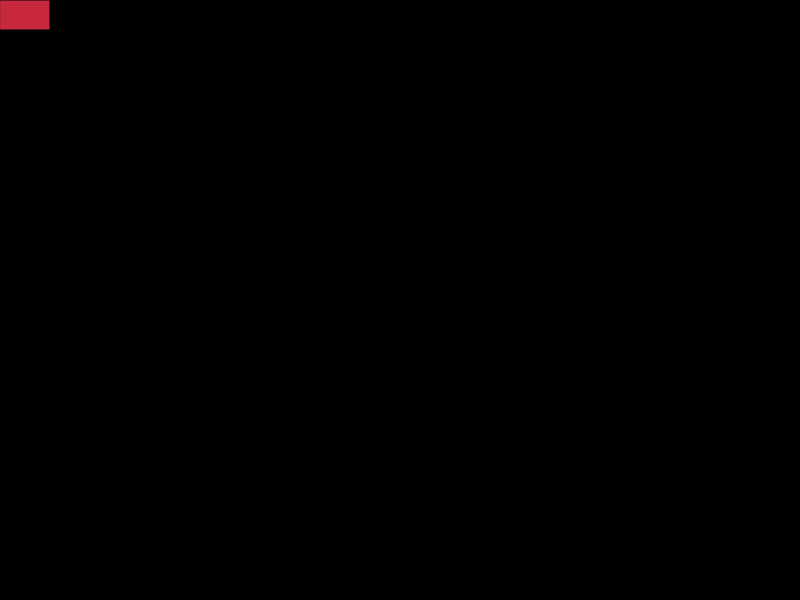
Frame 1 (no input)
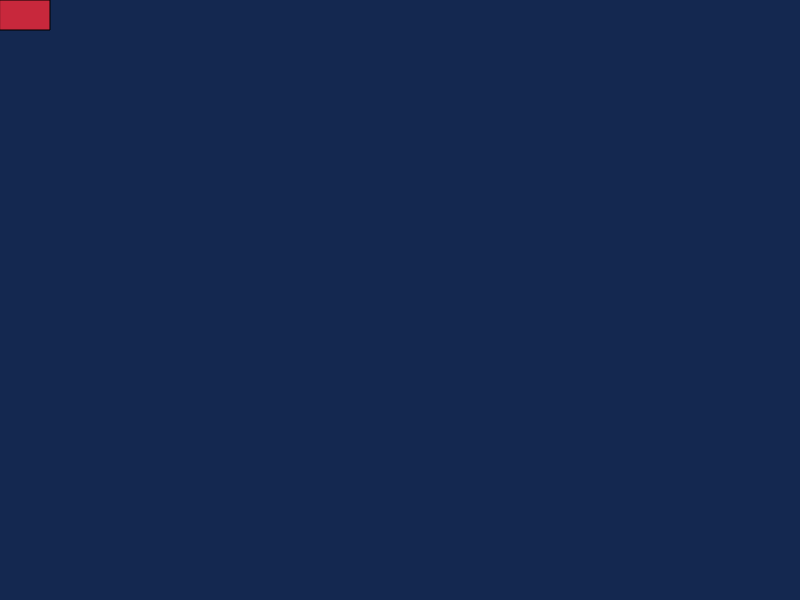
Frame 60 (no input)
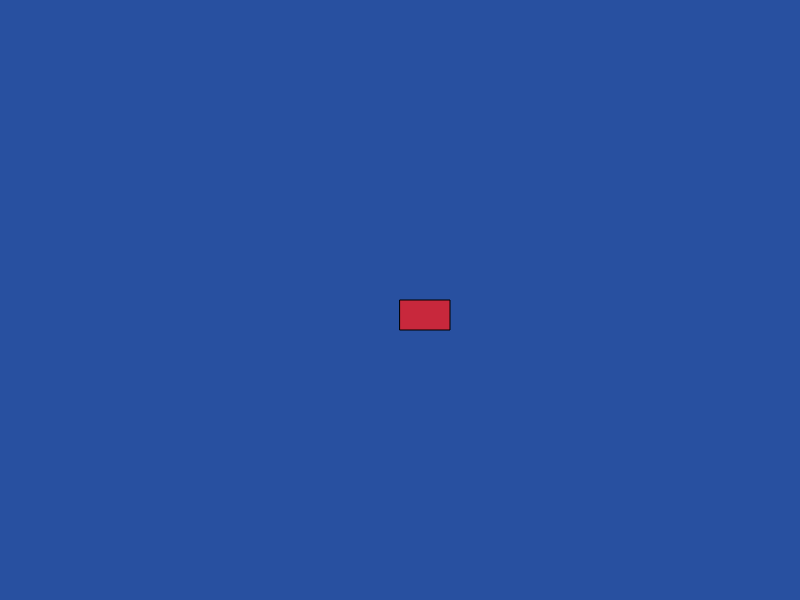
Frame 120 (the mouse pressed at the canvas centre since frame 60)

The p5.js sketch that drew these frames (run headless with seeded random() and noise() and a simulated clock; from frame 60 on, the mouse is pressed at the canvas centre):

// p5.js sketch
// ── sketch.js
var color_r, color_g,color_b, fr;

var rechteck={
  b : 50,
  h : 30
};

function setup() {
  createCanvas(800,600);
  color_r = 0;
  color_g = 0;
  color_b = 0;
  fr = 0;
}

function draw() {
  
  changeColor();

  background(color_r,color_g,color_b);
  fill(200,40,60);
  rect(mouseX,mouseY,rechteck.b,rechteck.h);
}

function changeColor()
{
  fr++;
  if(fr >= 3)
  {
    fr = 0;
    color_r++;
    color_g = color_g + 2;
    color_b = color_b + 4;
    
    if(color_r > 255)
    {
      color_r = 0;
    }
    if(color_g > 255)
    {
      color_g = 0;
    }
      if(color_b > 255)
    {
      color_b = 0;
    }
  }
}
